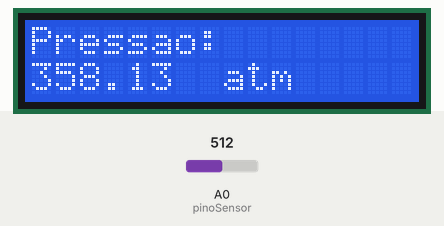
Simulated run of this sketch. Board: Arduino Uno, built with avr-gcc and run on an emulated ATmega328P. Parts: 16×2 character LCD. The inputs (shaded band) are chosen by the test bench; at power-on: A0 (pinoSensor) = 512. Storage starts empty; what the sketch prints to the serial monitor is not drawn.

Above: at 1.2 s.
1.3 s: A0 (pinoSensor) set to 122
At 8.0 s:
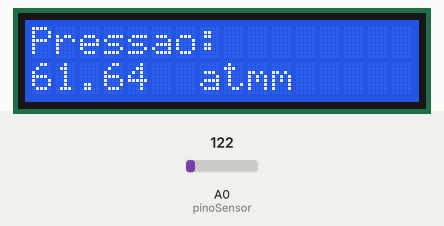
8.9 s: A0 (pinoSensor) set to 0
At 16.4 s:
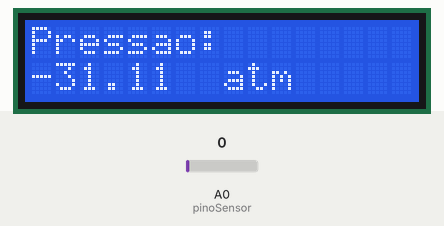
16.8 s: A0 (pinoSensor) set to 306
At 28.7 s:
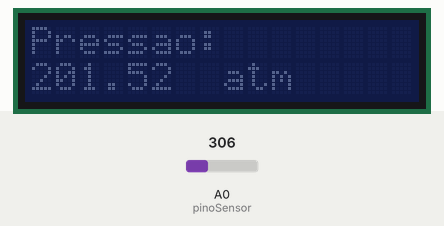
Timing chart, 0 to 30.2 s (numbered marks = the images above; inputs shaded):
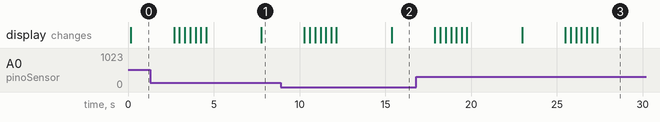

Measured:
- after the input at 1.3 s, the display: first differs from a run without the input after 6.5 s (image 1)

The sketch:

R03_N3.ino
```cpp
#include <LiquidCrystal_I2C.h> // Gere o display LCD
#include <SD.h> // Gere o cartão de memoria e os dados nele armazenados
#define pinoSensor A0 // Define o pino do Arduino que recebera os dados do sensor de gás

int medida; // Variável que armazenará o valor correspondente à voltagem vinda do sensor
float pressao; // Variável que armazenará o valor de pressão obtida em quilopascal (kPa)
float pressaoAtm, pressaoBar, pressaoKgfcm2; // Variáveis que armazenarão o valor da pressão obtida, mas em outras unidades de medidas

// Variáveis que são utilizadas para converter o valor de pressão de kPa para atm, bar ou kgf/cm²
const float kPa_atm = 0.0098692327;
const float kPa_bar = 0.1;
const float kPa_kgfcm2 = 0.0101971621;

const int LCD_linhas = 2; // Número de linhas do seu display LCD
const int LCD_colunas = 16; // Número de colunas do seu display LCD
const int numeroPiscadas = 3; // Número de vezes que o dado pisca
// As próximas 3 variáveis descrevem os intervalos de tempo empregados no display LCD e podem ser editados conforme o desejo do usuário
// OBS: Como todo o processo de requisitar, receber e interpretar o dado de temperatura leva, aproximadamente, 0.5 seg, para manter um intervalo total de cerca de 5 seg, a soma das variáveis abaixo foi ajustada para cerca de 4.5 seg
const float LCD_tempoAceso = 2.5; // Tempo, em segundos, em que o dado é exibido
const float LCD_tempoPiscando = 1.8; // Tempo, em segundos, em que o dado permanece piscando
const float LCD_tempoApagado = 0.2; // Intervalo, em segundos, entre a exibição dos dados

LiquidCrystal_I2C lcd(0x27, LCD_colunas, LCD_linhas); // Declara o display como um objeto chamado "lcd"

// Para o cartão SD, 3 pinos já são determinados
// SCK = 13;
// MISO = 12;
// MOSI = 11;
const int CS = 10; // Determina o ultimo pino

unsigned long tempoColeta;

// Comandos executados ao inicializar o Arduino
void setup() {

  Serial.begin(9600); // Inicia a porta serial com velocidade de 9600

  pinMode(pinoSensor, INPUT); // Declara o pino do sensor para entrada de dados

  lcd.init(); // Inicia o display lcd(x, y), de x colunas e y linhas; Nesse caso, lcd(16,2);
  lcd.backlight(); // Liga a luz de fundo do display
  lcd.setCursor(0, 0); // Posiciona o cursor na primeira coluna (0) e na primeira linha (0)
  lcd.print("Pressao: "); // Imprime, na primeira linha, o texto “Pressao:”
  Serial.println("Display LCD ligado"); // Informa, na porta serial, que o display esta ligado

  Serial.println("Iniciando cartão SD...");
  pinMode(CS, OUTPUT); // Configura o pino CS como saída

  if (SD.begin(CS)) { // Caso a inicialização do SD no pino CS ocorra com sucesso
    Serial.println("Cartão SD inicializado corretamente"); // Imprime uma mensagem de sucesso;
  } else { // Caso a inicialização do SD no pino CS falhe
    Serial.println("Falha na inicialização do cartão SD"); // Imprime uma mensagem de erro
    while (1); // Inicia um loop sem fim pois o cartão não foi devidamente iniciado
  }
}

// Comandos que serao executados repetidamente (loop)
void loop() {

  medida = analogRead(pinoSensor); // Lê a voltagem enviada pelo sensor e a armazena como um valor entre 0 e 1023

  pressao = ((float(medida) / 1023) - 0.04) / 0.0012858; // Interpreta o valor adquirido, obtendo a pressão em kPa e armazenando-a na variável "pressao"
  // OBS: Essa converção é realizada com o auxílio da equação descrita na datasheet do aparelho: Vout = Vs * (0.0012858 * P + 0.04) ± Erro

  // Os proximos comandos imprimem a pressão na porta serial
  Serial.print("Pressão: "); // Imprime o termo "Pressão: "
  Serial.print(pressao); // Imprime o valor da pressão obtida em kPa
  Serial.print(" kPa"); // Imprime a unidade de medida (kPa)

  // O resultado fica como:
  /*
    Pressão: 105 kPa
  */

  pressaoAtm = pressao * kPa_atm; // Converte o valor da pressão de quilopascal (kPa) para atm (atmosfera padrão)
  Serial.print(" | "); // Imprime um símbolo para separar os valores
  Serial.print(pressaoAtm); // Imprime o valor da pressão obtida em atm
  Serial.print(" atm"); // Imprime a unidade de medida (atm)

  pressaoBar = pressao * kPa_bar; // Converte o valor da pressão de quilopascal (kPa) para bar
  Serial.print(" | "); // Imprime um símbolo para separar os valores
  Serial.print(pressaoBar); // Imprime o valor da pressão obtida em bar
  Serial.print(" bar"); // Imprime a unidade de medida (bar)

  pressaoKgfcm2 = pressao * kPa_kgfcm2; // Converte o valor da pressão de quilopascal (kPa) para kgf/cm² (quilograma força por centímetro quadrado)
  Serial.print(" | "); // Imprime um símbolo para separar os valores
  Serial.print(pressaoKgfcm2); // Imprime o valor da pressão obtida em kgf/cm²
  Serial.print(" kgf/cm²"); // Imprime a unidade de medida (kgf/cm²)

  Serial.println(); // Imprime uma quebra de linha

  lcd.backlight(); // Liga a luz de fundo do display

  // Os proximos comandos imprimem a temperatura no display LCD
  lcd.setCursor(0, 1); // Posiciona o cursor na primeira coluna (0) e na segunda linha (1)
  lcd.print(pressao); // Imprime o valor da pressão coletada
  lcd.print(" ");
  lcd.print(" atm"); // Imprime a unidade de medida (atm)

  // O resultado fica como:
  /*
    Pressão:
    1 atm
  */

  delay(LCD_tempoAceso * 1000); // Estabelece um intervalo em milisegundos entre as medicoes

  // Apaga e reescreve o valor no display, fazendo o valor piscar
  for (int i = 0; i < numeroPiscadas; i++) {
    lcd.setCursor(0, 1);
    for (int j = 0; j < LCD_colunas; j++) {
      lcd.print(" ");
    }

    delay((LCD_tempoPiscando * 1000) / (numeroPiscadas * 2)); // Gere uma pausa entre os processos de apagar e reescreer os dados

    lcd.setCursor(0, 1); // Posiciona o cursor na primeira coluna (0) e na segunda linha (1)
    lcd.print(pressao); // Imprime o valor da pressão coletada
    lcd.print(" ");
    lcd.print(" atm"); // Imprime a unidade atm

    delay((LCD_tempoPiscando * 1000) / (numeroPiscadas * 2)); // Gere uma pausa entre os processos de apagar e reescreer os dados
  }

  lcd.noBacklight(); // Desliga a luz de fundo do display

  delay(LCD_tempoApagado * 1000);

    // Abrir um arquivo no cartão SD e escrever nele
    File dataFile = SD.open("data.csv", FILE_WRITE); // Abre o arquivo data.csv e posiciona o cursor no seu fim

    if(dataFile){ // Caso o arquivo seja aberto com sucess
      // Imprimir os dados no arquivo aberto
      dataFile.print(tempoColeta); // Imprime o tempo em milissegundos em que essa coleta foi realizada
      dataFile.print(","); // Imprime a vírgula para separar os dados
      dataFile.print(pressao); // Imprime a pressão coletada
      dataFile.println(); // Coloca uma quebra de linha

      // Fechar o arquivo e salvar as modificações
      dataFile.close();

    }


  delay(3000); // Estabelece um intervalo em milisegundos entre as medicoes (3000 ms = 3 s)

}
```
